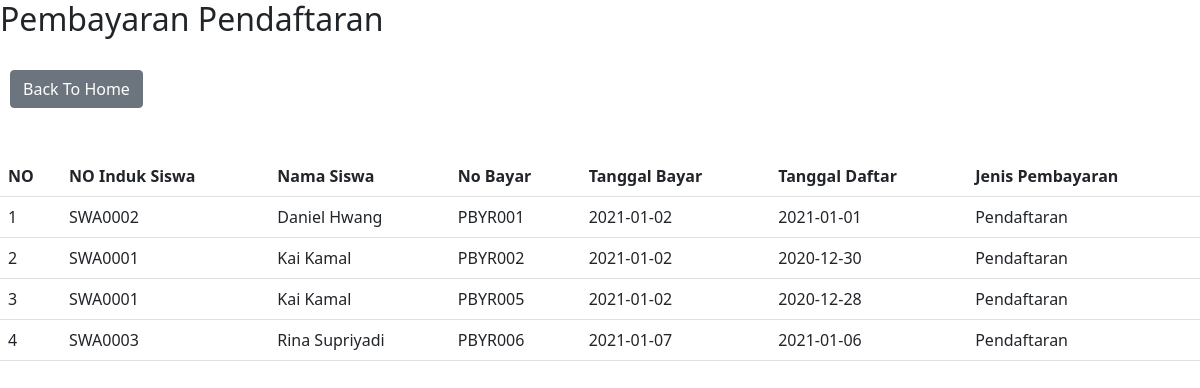
/pbd_project/rekap/sp_daftar.php (signed in), run on the app's committed database.
### tables this page shows
CREATE TABLE `pembayaran` (
  `no_bayar` char(10) NOT NULL,
  `tgl_bayar` date NOT NULL,
  `jml_byr` int(11) NOT NULL,
  `noinduk_siswa` char(10) NOT NULL,
  `jenis_pembayaran` char(5) NOT NULL,
  `tgl_daftar` date DEFAULT NULL,
  `status` tinyint(1) NOT NULL
);

CREATE TABLE `siswa` (
  `noinduk_siswa` char(10) NOT NULL,
  `nama_siswa` varchar(50) NOT NULL,
  `jenkel` tinyint(1) NOT NULL,
  `tgllahir` date NOT NULL,
  `tgl_masuk` date NOT NULL,
  `tgl_lulus` date DEFAULT NULL,
  `alamat` varchar(100) NOT NULL,
  `anakke` int(11) DEFAULT NULL,
  `walmur` char(16) NOT NULL,
  `status` tinyint(1) NOT NULL,
  `status_siswa` tinyint(1) NOT NULL
);

CREATE TABLE `jenis_pembayaran` (
  `id_jenis` char(5) NOT NULL,
  `nama_jenis` varchar(20) DEFAULT NULL,
  `status` tinyint(1) NOT NULL
);

### pbd_project/rekap/sp_daftar.php (the view, shortened to what this page needs)
<!DOCTYPE html>
<html>
<head>
    <link href="https://cdn.jsdelivr.net/npm/bootstrap@5.0.0-beta1/dist/css/bootstrap.min.css" rel="stylesheet">
    <link rel="stylesheet" type="text/css" href="/css/bootstrap.css">
</head>
<body>
	<h2>Pembayaran Pendaftaran</h2>
	<br/>
	<a href="../login/home.php" class="btn btn-secondary" style="margin-left: 10px">Back To Home</a>
	<br/>
	<br/>
		<br>
	<table class="table table-hover">
		<tr>
			<th>NO</th>
			<th>NO Induk Siswa</th>
			<th>Nama Siswa</th>
			<th>No Bayar</th>
			<th>Tanggal Bayar</th>
			<th>Tanggal Daftar</th>
			<th>Jenis Pembayaran</th>
		</tr>
		<?php
		$no = 1;
		include 'koneksi.php';
		$query = "CALL daftar()";
		$data = mysqli_query($koneksi, $query);
		while ($d = mysqli_fetch_array($data)) {
		?>
		<tr>
			<td><?php echo $no++ ?></td>
			<td><?php echo $d['noinduk_siswa']; ?></td>
			<td><?php echo $d['nama_siswa']; ?></td>
			<td><?php echo $d['no_bayar']; ?></td>
			<td><?php echo $d['tgl_bayar']; ?></td>
			<td><?php echo $d['tgl_daftar']; ?></td>
			<td><?php echo $d['nama_jenis']; ?></td>
		</tr>
		<?php
		}
		?>
	</table>
</body>
</html>

### data on the page
pembayaran: noinduk_siswa.noinduk_siswa "SWA0002", noinduk_siswa.nama_siswa "Daniel Hwang", no_bayar "PBYR001", tgl_bayar "2021-01-02", tgl_daftar "2021-01-01", jenis_pembayaran.nama_jenis "Pendaftaran"
pembayaran: noinduk_siswa.noinduk_siswa "SWA0001", noinduk_siswa.nama_siswa "Kai Kamal", no_bayar "PBYR002", tgl_bayar "2021-01-02", tgl_daftar "2020-12-30", jenis_pembayaran.nama_jenis "Pendaftaran"
pembayaran: noinduk_siswa.noinduk_siswa "SWA0001", noinduk_siswa.nama_siswa "Kai Kamal", no_bayar "PBYR005", tgl_bayar "2021-01-02", tgl_daftar "2020-12-28", jenis_pembayaran.nama_jenis "Pendaftaran"
pembayaran: noinduk_siswa.noinduk_siswa "SWA0003", noinduk_siswa.nama_siswa "Rina Supriyadi", no_bayar "PBYR006", tgl_bayar "2021-01-07", tgl_daftar "2021-01-06", jenis_pembayaran.nama_jenis "Pendaftaran"
